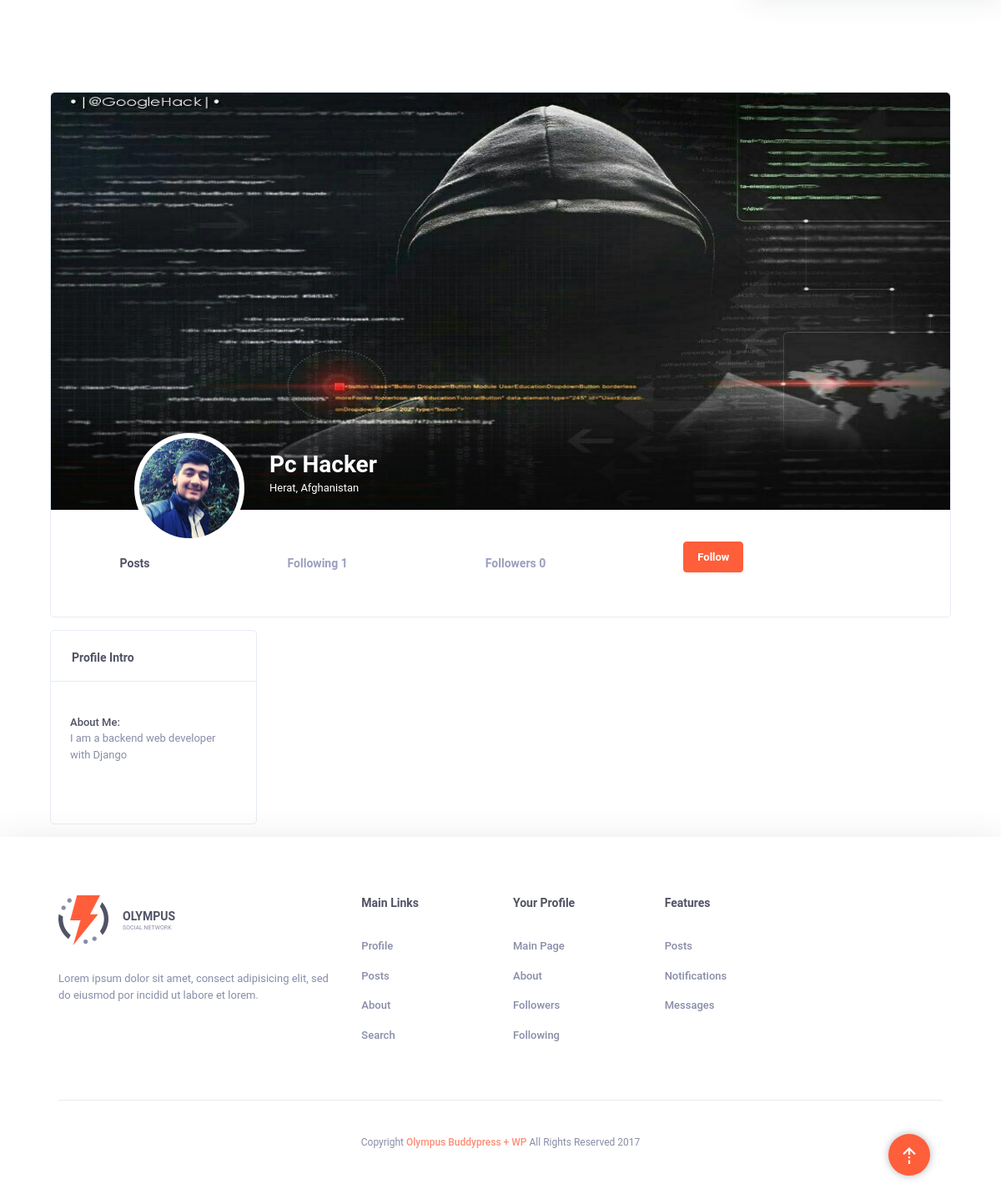
/view_profile/c19bed5b-ea52-4f4a-8318-a0976461af03/pc/view/ (signed in), run on the app's committed database.
### users/models.py (models this page shows, shortened)
class Profile(models.Model):
    GENDER_TYPE = (
        ('male', 'Male'),
        ('female', 'Female'),
    )
    STATUS_TYPE = (
        ('married', 'Married'),
        ('single', 'No Married'),
    )
    user = models.ForeignKey(User, on_delete=models.CASCADE, null=True, blank=True)
    user_name = models.CharField(max_length=120)
    last_name = models.CharField(max_length=150)
    age = models.IntegerField(default=0)
    email = models.EmailField(max_length=200)
    about_me = models.TextField(null=True, blank=True)
    password = models.CharField(max_length=200)
    birth_day = models.DateTimeField(null=True, blank=True)
    join_date = models.DateField(auto_now_add=True, null=True, blank=True)
    gender = models.CharField(max_length=120, choices=GENDER_TYPE)
    image = models.ImageField(upload_to=upload_file, null=True, blank=True, default='user-default.png')
    background_image = models.ImageField(upload_to=upload_file_background, null=True, blank=True, default='default.jpg')
    location = models.CharField(max_length=2000, null=True, blank=True)
    is_active = models.BooleanField(default=True)
    website = models.URLField(max_length=4000, null=True, blank=True)
    PhoneNumber = models.CharField(max_length=2000, null=True, blank=True)
    birthPlace = models.CharField(max_length=400, null=True, blank=True)
    status = models.CharField(max_length=1400, choices=STATUS_TYPE, null=True, blank=True)
    facebookAccount = models.URLField(max_length=2000, null=True, blank=True)
    twitterAccount = models.URLField(max_length=2000, null=True, blank=True)
    id = models.UUIDField(default=uuid.uuid4, editable=False, primary_key=True, unique=True)
    class Meta:
        verbose_name = 'Profile'
        verbose_name_plural = 'Profiles'

class OrderFollowing(models.Model):
    owner = models.ForeignKey(Profile, on_delete=models.CASCADE)
    total_follower = models.IntegerField(default=0, null=True, blank=True)

class Order(models.Model):
    owner = models.ForeignKey(Profile, on_delete=models.CASCADE)
    total_follower = models.IntegerField(default=0, null=True, blank=True)

### users/views.py (the view, shortened to what this page needs)
# urls.py: path('view_profile/<user_id>/<user_name>/view/', views.view_profile, name='profile_view'),
@login_required(login_url='/')
def view_profile(request, *args, **kwargs):
    user_id = kwargs.get('user_id')
    user_name = kwargs.get('user_name')
    context = {
        'total_message': 0,
        'total_notifications': 0,
        'message_use': None
    }
    get_profile = Profile.objects.filter(user_id=request.user.id).first()
    print(get_profile.user_name == user_name)
    if user_id is not None and user_name is not None and get_profile.user_name == user_name:
        return redirect(f'/profile/')
    elif user_id is not None and user_name is not None:
        get_user = Profile.objects.filter(id=user_id, user_name=user_name).first()
        get_main_user = Profile.objects.filter(user_id=request.user.id).first()
        if get_user is not None and get_main_user is not None:
            context['user_view'] = get_user
            context['user'] = get_main_user
            get_notifications = NotificationFollower.objects.filter(user_id=get_main_user.id, is_read=False).order_by(
                '-time')
            context['notifications'] = get_notifications
            for n in get_notifications:
                context['total_notifications'] += 1
            get_notifications2 = NotificationComment.objects.filter(user_id=get_main_user.id, is_read=False).order_by(
                '-time')
            context['notifications2'] = get_notifications2
            for n in get_notifications2:
                context['total_notifications'] += 1
            context['posts'] = Posts.objects.filter(user_id=get_user.id)
            open_order: Order = Order.objects.filter(owner_id=get_user.id).first()
            open_order_following: OrderFollowing = OrderFollowing.objects.filter(owner_id=get_user.id).first()
            open_order_main: Order = Order.objects.filter(owner_id=get_main_user.id).first()
            open_order_main_following: OrderFollowing = OrderFollowing.objects.filter(owner_id=get_main_user.id).first()
            if open_order is not None and open_order_following is not None:
                context['order'] = open_order
                context['order_following'] = open_order_following
                context['user_followers'] = open_order.orderdetail_set.all()
                context['user_following'] = open_order_following.orderdetailfollowing_set.all()
                context['following'] = open_order_main_following.orderdetailfollowing_set.all()
                context['right_following'] = open_order_main_following.orderdetailfollowing_set.all()
                detail = open_order.orderdetail_set.filter(user_id=get_main_user.id).first()
                context['detail'] = detail
                if detail is not None:
                    context['btn_name'] = 'Unfollow'
                else:
                    context['btn_name'] = "Follow"
            get_message_detail = open_order.orderdetail_set.filter(user_id=get_user.id).first()
            if get_message_detail is not None:
                context['message_use'] = "yes"
            messages_order = MessageOrder.objects.filter(owner_id=get_main_user.id).first()
            if messages_order is not None:
                context['messages'] = messages_order.messages_set.order_by('-time').all()
                context['message_order'] = messages
                detail_messages = messages_order.messages_set.filter(is_read=False)
                for s in detail_messages:
                    context['total_message'] += 1
            elif open_order is None and open_order_following is not None:
                open_order = Order.objects.create(owner_id=get_user.id)
                open_order_following = OrderFollowing.objects.create(owner_id=get_main_user.id)
            if open_order_main is not None:
                context['followers'] = open_order_main.orderdetail_set.all()
        else:
            return redirect('home')
    if context['btn_name'] == "Unfollow" and request.method == "POST":
        delete_user_order(main_user_id=get_main_user.id, user_id=get_user.id)
        return redirect(f'/view_profile/{get_user.id}/{get_user.user_name}/view/')
    return render(request, 'account/Profile_View.html', context)

### users/templates/account/Profile_View.html (shortened to what this page needs)
{% extends 'shared/_MainLayOut.html' %}
{% load static %}
{% block content %}
    <div class="header-spacer"></div>
    {% include 'account/top_header.html' with user=user_view %}
    <div class="container">
        <div class="row">
            <div class="col col-xl-9 order-xl-2 col-lg-12 order-lg-1 col-md-12 col-sm-12 col-12">
            </div>
            <div class="col col-xl-3 order-xl-1 col-lg-6 order-lg-2 col-md-6 col-sm-12 col-12">
                <div class="ui-block">
                    <div class="ui-block-title">
                        <h6 class="title">Profile Intro</h6>
                    </div>
                    <div class="ui-block-content">
                        <ul class="widget w-personal-info item-block">
                            <li>
                                <span class="title">About Me:</span>
                                <span class="text">{{ user.about_me }}</span>
                            </li>
                        </ul>
                    </div>
                </div>
            </div>
        </div>
    </div>
    <a class="back-to-top" href="#">
        <img src="{% static 'svg-icons/back-to-top.svg' %}" alt="arrow" class="back-icon">
    </a>
{% endblock %}

### users/templates/account/top_header.html (shortened to what this page needs)
{% load static %}
{% url 'about-user' as about %}
{% url 'profile' as profile %}
{% url 'profile_following' as profile_following %}
{% url 'profile_followers' as profile_follower %}
{% url 'profile_view_followers' user.id user.user_name as profile_view_follower %}
{% url 'profile_view_following' user.id user.user_name as profile_view_following %}
{% url 'profile_view' user.id user.user_name as view %}
<div class="container">
    <div class="row">
        <div class="col col-xl-12 col-lg-12 col-md-12 col-sm-12 col-12">
            <div class="ui-block">
                <div class="top-header top-header-favorit">
                    <div class="top-header-thumb">
                        <img src="{{ user.background_image.url }}" alt="nature"
                             style="width: 1920px;height: 500px">
                        <div class="top-header-author">
                            <div class="author-thumb">
                                <img src="{{ user.image.url }}" alt="author"
                                     style="width: 120px">
                            </div>
                            <div class="author-content">
                                <a href="{{ view }}"
                                   class="h3 author-name">{{ user.user_name.title }} {{ user.last_name.title }}</a>
                                {% if user.location is not None %}
                                    <div class="country">{{ user.location }}</div>
                                {% endif %}
                            </div>
                        </div>
                    </div>
                    <div class="profile-section">
                        <div class="row">
                            <div class="col col-xl-12 m-auto col-lg-8 col-md-12">
                                <ul class="profile-menu">
                                    <li>
                                        {% if request.path == view or request.path == profile_view_following or request.path == profile_view_follower %}
                                            <a href="{{ view }}"
                                               class="{% if request.path == view %} active {% endif %}">Posts</a>
                                        {% else %}
                                            <a href="{{ profile }}"
                                               class="{% if request.path == profile %} active {% endif %}">Post</a>
                                        {% endif %}
                                    </li>
                                    <li>
                                        {% if request.path == view or request.path == profile_view_following or request.path == profile_view_follower %}
                                            <a href="{{ profile_view_following }}"
                                               class="{% if request.path == profile_view_following %} active {% endif %}">Following {{ order_following.total_follower }}</a>
                                        {% else %}
                                            <a href="{{ profile_following }}"
                                               class="{% if request.path == profile_following %} active {% endif %}">Following {{ order_following.total_follower }}</a>
                                        {% endif %}
                                    </li>
                                    <li>
                                        {% if request.path == view or request.path == profile_view_following or request.path == profile_view_follower %}
                                            <a href="{{ profile_view_follower }}"
                                               class="{% if request.path == profile_view_follower %} active {% endif %}">Followers {{ order.total_follower }}</a>
                                        {% else %}
                                            <a href="{{ profile_follower }}"
                                               class="{% if request.path == profile_follower %} active {% endif %}">Followers {{ order.total_follower }}</a>
                                        {% endif %}
                                    </li>
                                    <li>
                                        {% if request.path == profile or request.path == profile_following or request.path == profile_follower or request.path == about %}
                                            <a href="{% url 'about-user' %}"
                                               class="{% if request.path == about %} active {% endif %}">About</a>
                                        {% else %}
                                            <form method="post">
                                                {% if btn_name == "Follow" %}
                                                    <button type="submit"
                                                            class="btn btn-primary">{{ btn_name }}</button>
                                                {% else %}
                                                    <button type="submit"
                                                            class="btn btn-danger">{{ btn_name }}</button>
                                                {% endif %}
                                            </form>
                                        {% endif %}
                                    </li>
                                </ul>
                            </div>
                        </div>
                    </div>
                </div>
            </div>
        </div>
    </div>
</div>

### data on the page
Profile: background_image (picture), image (picture), user_name "Pc", last_name "Hacker", location "Herat, Afghanistan"
OrderFollowing: total_follower "1"
Order: total_follower "0"
Profile: about_me "I am a backend web developer with Django"

### other printed values
{{ btn_name }} "Follow"
